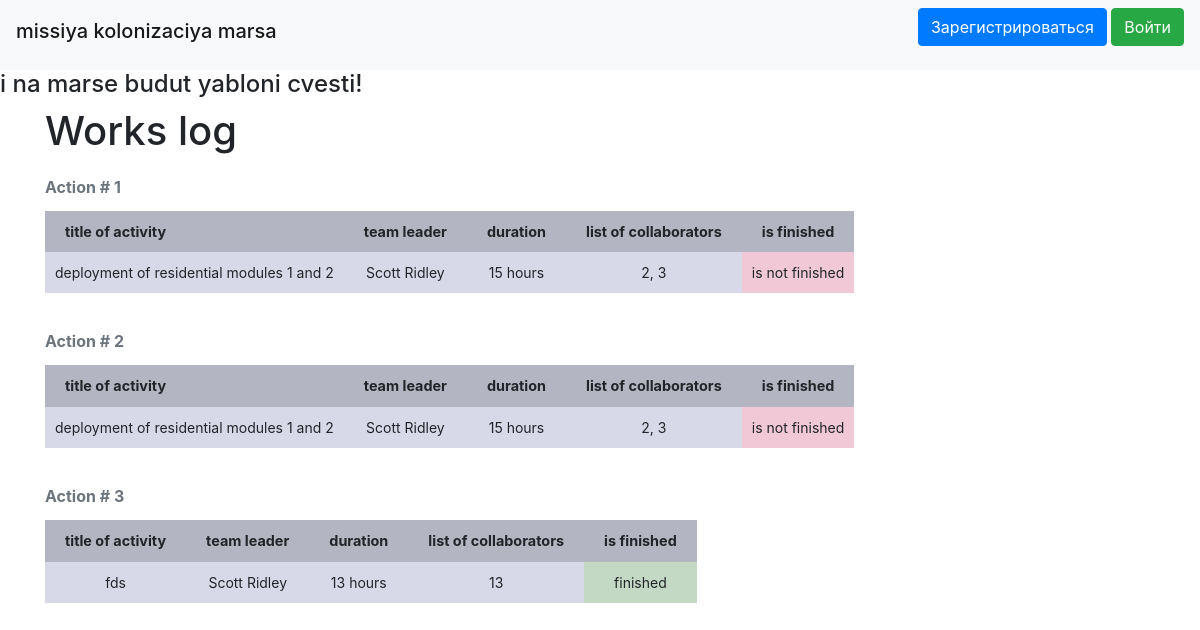
The page /index on the database as committed earlier.
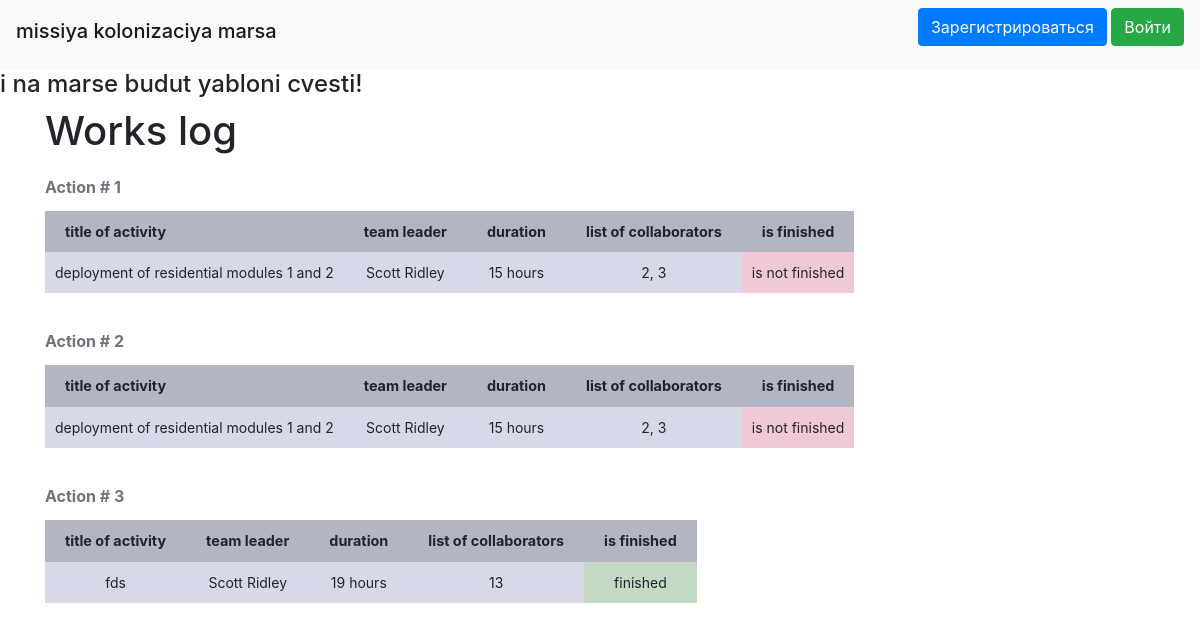
The same page on the database as committed later.
### data/jobs.py (models this page shows)
class Jobs(SqlAlchemyBase):
    __tablename__ = 'jobs'
    id = sqlalchemy.Column(sqlalchemy.Integer,
                           primary_key=True, autoincrement=True, nullable=True)
    team_leader = sqlalchemy.Column(sqlalchemy.Integer, sqlalchemy.ForeignKey("users.id"), nullable=True)
    job = sqlalchemy.Column(sqlalchemy.String, nullable=True)
    work_size = sqlalchemy.Column(sqlalchemy.Integer, nullable=True)
    collaborators = sqlalchemy.Column(sqlalchemy.String, nullable=True)
    start_date = sqlalchemy.Column(sqlalchemy.DateTime, nullable=True)
    end_date = sqlalchemy.Column(sqlalchemy.DateTime, nullable=True)
    is_finished = sqlalchemy.Column(sqlalchemy.Boolean, nullable=True)
    creator = current_user

### data/users.py (models this page shows, shortened)
class User(SqlAlchemyBase, UserMixin):
    __tablename__ = 'users'
    id = sqlalchemy.Column(sqlalchemy.Integer, primary_key=True, autoincrement=True)
    surname = sqlalchemy.Column(sqlalchemy.String, nullable=True)
    name = sqlalchemy.Column(sqlalchemy.String, nullable=True)
    age = sqlalchemy.Column(sqlalchemy.Integer, nullable=True)
    position = sqlalchemy.Column(sqlalchemy.String, nullable=True)
    speciality = sqlalchemy.Column(sqlalchemy.String, nullable=True)
    address = sqlalchemy.Column(sqlalchemy.String, nullable=True)
    email = sqlalchemy.Column(sqlalchemy.String, unique=True, nullable=True)
    hashed_password = sqlalchemy.Column(sqlalchemy.String, nullable=True)
    modified_date = sqlalchemy.Column(sqlalchemy.DateTime, default=datetime.datetime.now)
    def __repr__(self):
        return f'{self.surname} {self.name}'

### main.py (the view)
@app.route('/')
@app.route('/index')
def index():
    db_sess = db_session.create_session()
    return render_template('works.html', title='works log', job_session=db_sess.query(Jobs),
                           user_session=db_sess.query(User), us=User,
                           css_file=url_for('static', filename='css/style.css'))

### data/db_session.py (called while the page is built)
def create_session() -> Session:
    global __factory
    return __factory()

### templates/works.html (shortened to what this page needs)
{% extends "base.html" %}
{% block content %}
<h1>Works log</h1>
{% for job in job_session %}
    <table>
        <caption>Action # {{ job.id }}</caption>
        <tr>
            <th>title of activity</th>
            <th>team leader</th>
            <th>duration</th>
            <th>list of collaborators</th>
            <th>is finished</th>
        </tr>
        <tr>
            <td>{{ job.job }}</td>
            <td>{{ user_session.filter(us.id == job.team_leader).first() }}</td>
            <td>{{ job.work_size }} hours</td>
            <td>{{ job.collaborators }}</td>
            {% if job.is_finished  %}
                <td class="finished">finished</td>
            {% else %}
                <td class="isnotfinished">is not finished</td>
            {% endif %}
        </tr>
    </table>
    <br>
{% endfor %}
{% endblock %}

### templates/base.html (shortened to what this page needs)
<!doctype html>
<html lang="en">
<head>
    <link rel="stylesheet"
          href="https://stackpath.bootstrapcdn.com/bootstrap/4.4.1/css/bootstrap.min.css"
>
    <link rel="stylesheet" type="text/css" href={{ css_file }}>
</head>
<body>
    <header>
        <nav class="navbar navbar-light bg-light">
            <h1 class="navbar-brand" href="#">missiya kolonizaciya marsa</h1>
            {% if current_user.is_authenticated %}
                <a class="navbar-brand" href="/logout">{{ current_user.name }}</a>
            {% else %}
                <p>
                    <a class="btn btn-primary " href="/register">Зарегистрироваться</a>
                    <a class="btn btn-success" href="/login">Войти</a>
                </p>
            {% endif %}
        </nav>
    </header>
    <h4>i na marse budut yabloni cvesti!</h4>
    <main role="main" class="container">
        {% block content %}{% endblock %}
    </main>
</body>
</html>

### static/css/style.css (style rules this page uses)
table { border-spacing: 0 10px; }
th { padding: 10px 20px; background: #B4B5C2; font-size: 0.9em; }
td { background: #D8D9E8; vertical-align: middle; padding: 10px; font-size: 14px; text-align: center; }
td.finished { background: #C4D9C3; }
td.isnotfinished { background: #F1C8D6; }
caption { caption-side: top; font-weight: bold; }

Rows that differ between the two databases and show on the page:
changed Jobs "fds": work_size "13" → "19"
